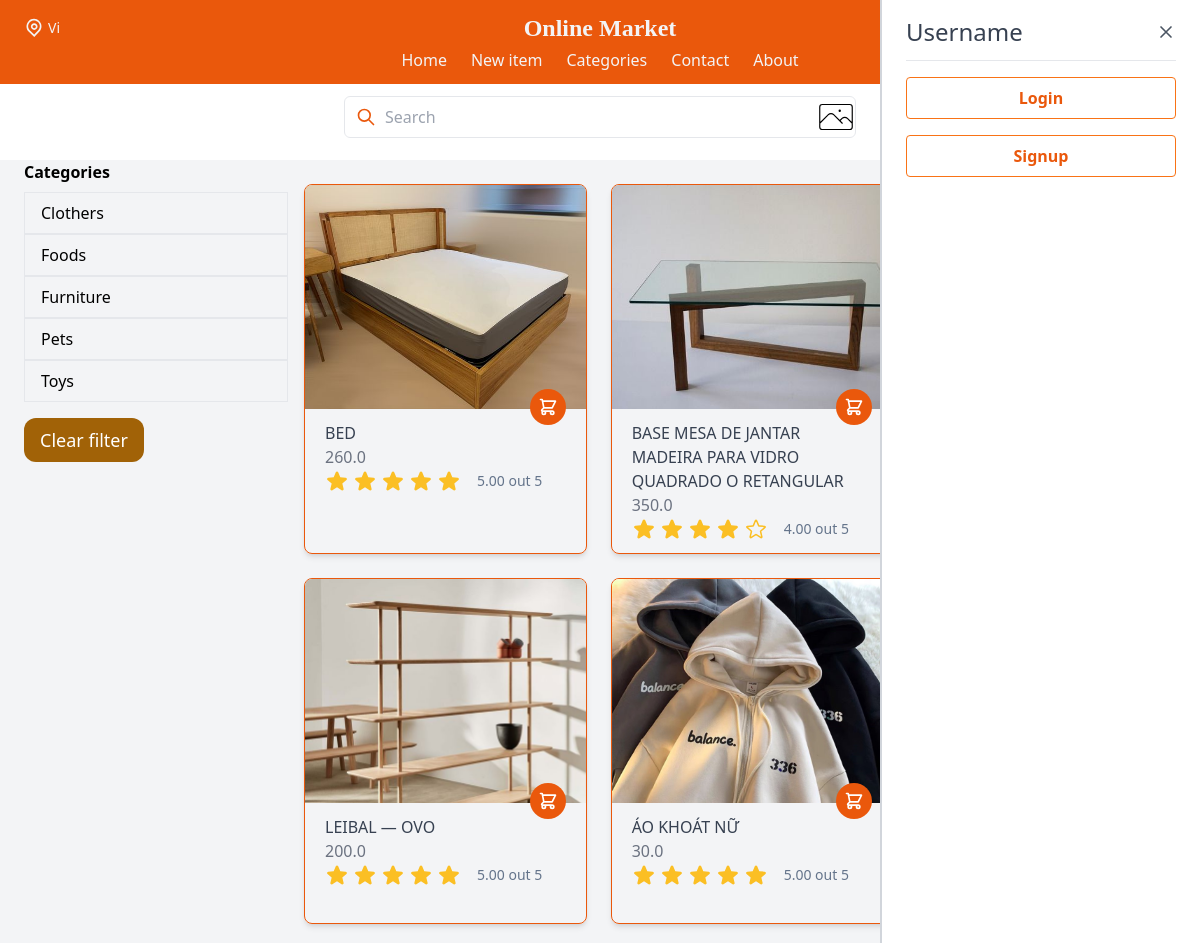
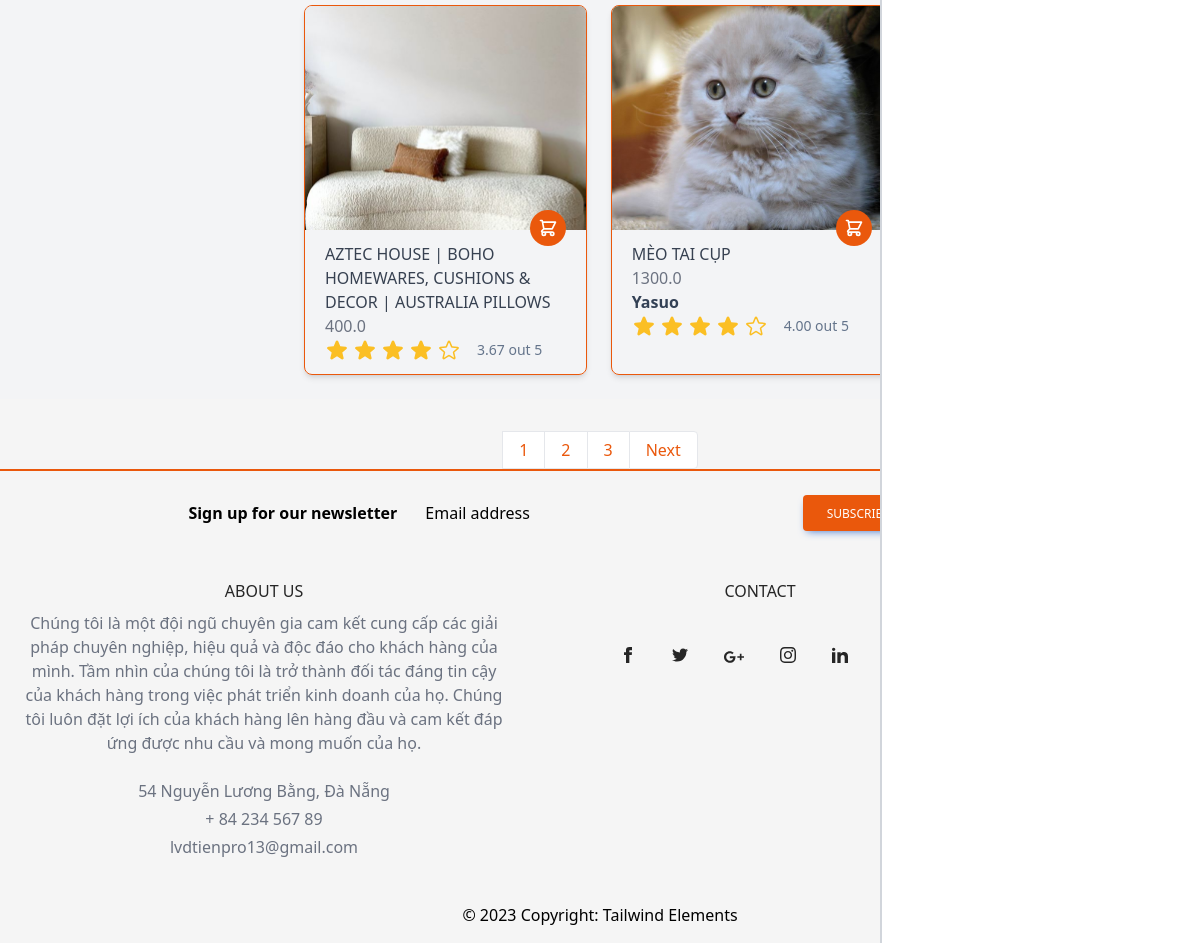
The app's page /items/ with its own data (2 pictures, top to bottom).
### item/models.py (models this page shows, shortened)
class Category(models.Model):
    name = models.CharField(max_length=255)
    class Meta:
        ordering = ('name', )
        verbose_name_plural = 'Categories'

class Item(models.Model):
    category = models.ForeignKey(Category, related_name='items', on_delete=models.CASCADE)
    name = models.CharField(max_length=255)
    description = models.TextField(blank=True, null=True)
    price = models.FloatField()
    discount_price = models.FloatField(blank=True, null=True)
    image = models.ImageField(upload_to='item_images', blank=True, null=True)
    is_sold = models.BooleanField(default=False)
    average_rating = models.DecimalField(max_digits=3, decimal_places=2, default=0)
    created_by = models.ForeignKey(User, related_name='items', on_delete=models.CASCADE)
    created_at = models.DateTimeField(auto_now_add=True)

### item/views.py (the view, shortened to what this page needs)
# urls.py: path('', views.items, name='items'),
def items(request):
    items = Item.objects.filter(is_sold = False).order_by('-id')
    query = request.GET.get('query', '')
    category_id = request.GET.get('category', 0)
    categories = Category.objects.all()
    if category_id and category_id != 0:
        items = items.filter(category_id=category_id)
    paginator = Paginator(items, 9)  # Chia các mục thành các trang chứa tối đa 9 mục.
    page = request.GET.get('page')  # Lấy số trang từ tham số truy vấn.
    items = paginator.get_page(page)  # Lấy các mục cho trang hiện tại.
    numbers = [0.5,1.5,2.5,3.5,4.5]
    return render(request, 'item/items.html', {
        'items' : items,
        'query' : query,
        'categories': categories,
        'category_id': int(category_id),
        'numbers':numbers,
    })

### core/context_processors.py (called while the page is built)
def profile_picture(request):
    if request.user.is_authenticated:
        try:
            profile = Profile.objects.get(user=request.user)
            return {'profile_picture': profile.profileimg.url}
        except Profile.DoesNotExist:
            pass
    return {}

def cart_item_count(request):
    cart_count = 0
    if request.user.is_authenticated:
        order_items = OrderItem.objects.filter(user=request.user, ordered=False)
        cart_count = order_items.count()
    return {'cart_item_count': cart_count}

### item/templates/item/items.html (shortened to what this page needs)
{% extends 'core/base.html' %}
{% block content %}
<div class="pb-6 grid grid-cols-4 gap-4 bg-gray-100">
    <div class='col-span-1 ml-6'>
        <p class="font-semibold mb-2">Categories</p>
        <ul>
            {% for category in categories%}
                    <a href="{% url 'item:items'%}?query={{query}}&category={{category.id}}">
                        <li class="px-4 py-2 w-full border transition duration-200 ease-in-out hover:shadow-md hover:bg-white hover:text-gray-700{% if category.id == category_id %} bg-gray-200 text-cyan-500 font-semibold {% endif %}">
                            {{category.name}}
                        </li>
                    </a>
            {% endfor%}
        </ul>
        <ul>
            <li>
                <a href="{% url 'item:items' %}" class="mt-4 py-2 px-4 inline-block bg-yellow-700 text-lg rounded-xl text-white"> Clear filter</a>
            </li>
        </ul>
    </div>
    <div class='col-span-3'>
        <div class="grid gap-6 grid-cols-1 sm:grid-cols-2 lg:grid-cols-3 mt-6">
            {% for item in items %}
            <div class="w-full border border-orange-600 max-w-sm mx-auto rounded-lg shadow-md overflow-hidden">
                <a href="{% url 'item:detail' item.id %}">
                    <div class="flex items-end justify-end h-56 w-full bg-cover" style="background-image: url('{{item.image.url}}')">
                        <button class="p-2 rounded-full bg-orange-600 text-white mx-5 -mb-4 hover:bg-blue-500 focus:outline-none focus:bg-blue-500">
                            <svg class="h-5 w-5" fill="none" stroke-linecap="round" stroke-linejoin="round" stroke-width="2" viewBox="0 0 24 24" stroke="currentColor"><path d="M3 3h2l.4 2M7 13h10l4-8H5.4M7 13L5.4 5M7 13l-2.293 2.293c-.63.63-.184 1.707.707 1.707H17m0 0a2 2 0 100 4 2 2 0 000-4zm-8 2a2 2 0 11-4 0 2 2 0 014 0z"></path></svg>
                        </button>
                    </div>
                    <div class="px-5 py-3">
                        <h3 class="text-gray-700 uppercase">{{item.name}}</h3>
                        {% if item.discount_price %}
                            <span class="text-gray-500 mt-2">{{item.discount_price}}</span>
                        {% else %}
                            <span class="text-gray-500 mt-2">{{item.price}}</span>
                        {% endif %}
                        <h4 class="font-bold text-slate-700">{{item.created_by.first_name}}</h4>
                        <span class="flex items-center gap-4 text-sm rounded text-slate-500">
                            <span class="flex gap-1 text-amber-400" role="img" aria-label="Rating: 4 out of 5 stars">
                            {% for i in numbers %}
                                {% if i <= item.average_rating %}
                                <span aria-hidden="true">
                                </span>
                                {% else %}
                                <span aria-hidden="true">
                                </span>
                                {% endif %}
                            {% endfor %}
                                </span>
                                <span> {{item.average_rating}} out 5</span>
                            </span>
                    </div>
                </a>
            </div>
        {% endfor %}
        </div>
    </div>
</div>
<div class="flex justify-center">
    <div class="flex rounded-md mt-8">
        {% for i in items.paginator.page_range %}
            {% if items.number == i %}
                <a href="#" class="py-2 px-4 leading-tight bg-white border border-gray-200 text-orange-600 border-r-0 hover:bg-orange-500 hover:text-white"><span>{{ i }}</span></a>
            {% elif i > items.number|add:'-3' and i < items.number|add:'3' %}
                <a href="?page={{ i }}" class="py-2 px-4 leading-tight bg-white border border-gray-200 text-orange-600 border-r-0 hover:bg-orange-500 hover:text-white"><span>{{ i }}</span></a>
            {% endif %}
        {% endfor %}
        {% if items.has_next %}
            <a href="?page={{ items.next_page_number }}" class="py-2 px-4 leading-tight bg-white border border-gray-200 text-orange-600 rounded-r hover:bg-orange-500 hover:text-white"><span>Next</span></a>
        {% endif %}
    </div>
</div>
{% endblock content %}

### records on screen
Category: name "Clothers"
Category: name "Foods"
Category: name "Furniture"
Category: name "Pets"
Category: name "Toys"
Item: image (picture), name "BED", price "260.0", average_rating "5.00"
Item: image (picture), name "BASE MESA DE JANTAR MADEIRA PARA VIDRO QUADRADO O RETANGULAR", price "350.0", average_rating "4.00"
Item: image (picture), name "LEIBAL — OVO", price "200.0", average_rating "5.00"
Item: image (picture), name "ÁO KHOÁT NỮ", price "30.0", average_rating "5.00"
Item: image (picture), name "AZTEC HOUSE | BOHO HOMEWARES, CUSHIONS & DECOR | AUSTRALIA PILLOWS", price "400.0", average_rating "3.67"
Item: image (picture), name "MÈO TAI CỤP", price "1300.0", created_by.first_name "Yasuo", average_rating "4.00"

### other values on screen
{{ i }} "1"
{{ i }} "2" "3"
